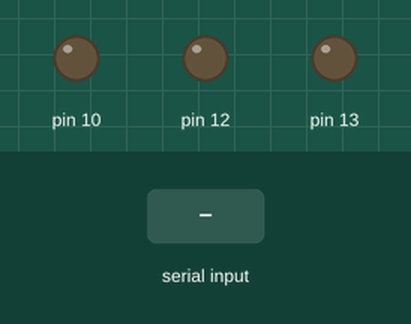
This sketch was run on a simulated Arduino Mega 2560, built with avr-gcc and run on an emulated ATmega2560. Parts: output pins drawn as LEDs (lit = HIGH). The test bench sets the inputs (shaded band).

Above: at 1.2 s.
1.3 s: byte 0 (0) received over Serial
At 2.5 s:
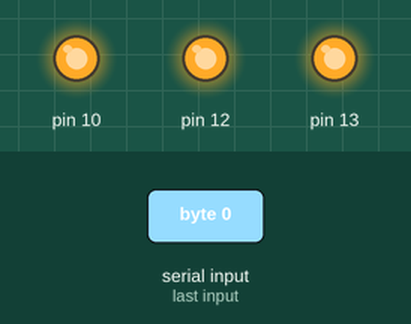
2.8 s: byte 1 (1) received over Serial
At 3.6 s:
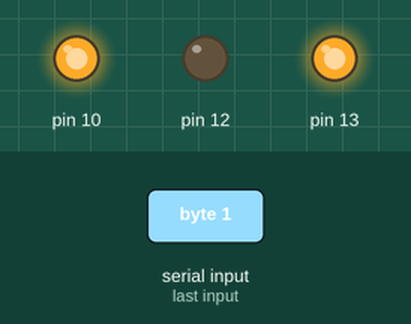
4.3 s: byte 2 (2) received over Serial
At 4.8 s:
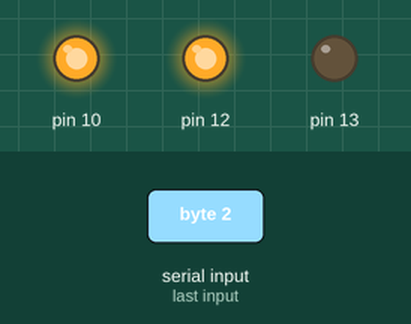
5.8 s: byte 3 (3) received over Serial
At 7.1 s:
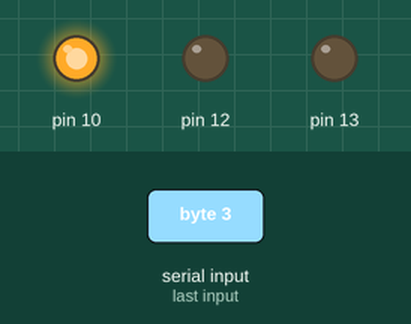
Timing chart, 0 to 8.3 s (numbered marks = the images above; inputs shaded):
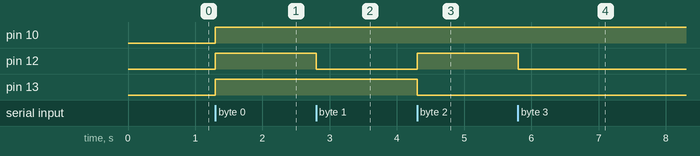

The sketch:

bluetoothSlave.ino
```cpp
 volatile int state = -1;
void setup() {
  pinMode(13, OUTPUT);
  pinMode(12, OUTPUT);
  pinMode(10, OUTPUT);
  Serial1.begin(38400); // Default communication rate of the Bluetooth module
  Serial.begin(9600);
}
void loop() {
  //19:7:1a16

  digitalWrite(11, LOW);
 if(Serial.available() > 0){ // Checks whether data is comming from the serial port
      state = Serial.read(); // Reads the data from the serial port

//    if(Serial.available())
//      Serial1.write(Serial.read());
//
//    if(Serial1.available())
//      Serial.write(Serial1.read());
 // Controlling the servo motor
 if(state == 0){
      digitalWrite(12,HIGH);
      digitalWrite(13,HIGH);
      digitalWrite(10,HIGH);
      //down
   }
   if(state == 1){
    digitalWrite(13,HIGH);
    digitalWrite(12,LOW);
    digitalWrite(10,HIGH);
    //up
   }
   if(state == 2){
    digitalWrite(12,HIGH);
    digitalWrite(13,LOW);
    digitalWrite(10,HIGH);
    //right
   }
   if(state == 3){
    digitalWrite(12,LOW);
    digitalWrite(13,LOW);
    digitalWrite(10,HIGH);
    //left
   }
  }
}
```

Measured:
- after the input at 1.3 s, pin 10, pin 12, pin 13: LOW → HIGH at once
- after the input at 2.8 s, pin 12: HIGH → LOW at once
- after the input at 4.3 s, pin 12: LOW → HIGH at once; pin 13: HIGH → LOW at once
- after the input at 5.8 s, pin 12: HIGH → LOW at once
